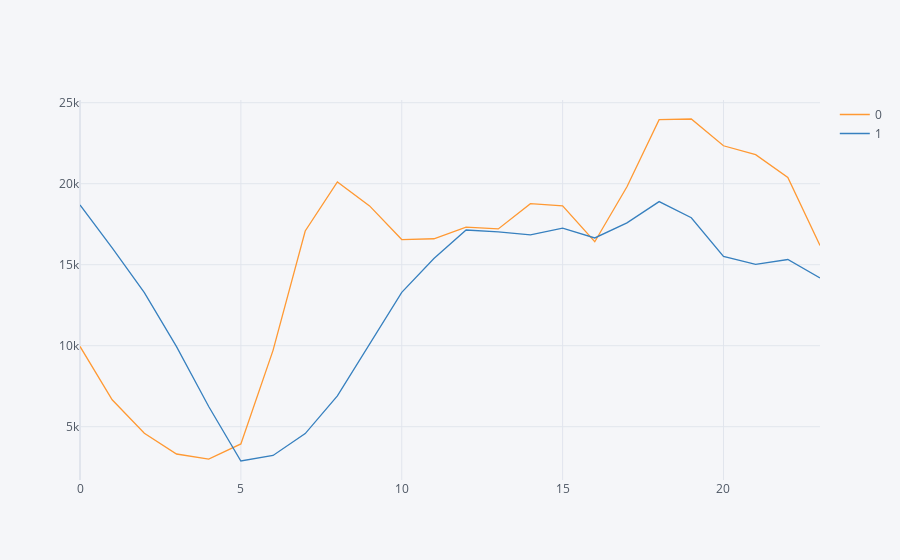

Notebook cell for this chart:
### Code cell
df.groupby(['hour', 'is_weekend'])['cnt'].mean().unstack().iplot()

### Figure 1 — Plotly figure (JSON) as saved in the notebook; plotly's stock layout.template omitted (floating-point values rounded to 4 significant figures)
{"data": [{"line": {"color": "rgba(255, 153, 51, 1.0)", "dash": "solid", "shape": "linear", "width": 1.3}, "mode": "lines", "name": "0", "text": "", "type": "scatter", "x": [0, 1, 2, 3, 4, 5, 6, 7, 8, 9, 10, 11, 12, 13, 14, 15, 16, 17, 18, 19, 20, 21, 22, 23], "y": [9960.0, 6665.0, 4595.0, 3317.0, 3005.0, 3938.0, 9716.0, 17085, 20110.0, 18630.0, 16560.0, 16600.0, 17330.0, 17210.0, 18769, 18640.0, 16419, 19810.0, 23960.0, 24000.0, 22350.0, 21798, 20380.0, 16190.0]}, {"line": {"color": "rgba(55, 128, 191, 1.0)", "dash": "solid", "shape": "linear", "width": 1.3}, "mode": "lines", "name": "1", "text": "", "type": "scatter", "x": [0, 1, 2, 3, 4, 5, 6, 7, 8, 9, 10, 11, 12, 13, 14, 15, 16, 17, 18, 19, 20, 21, 22, 23], "y": [18690.0, 16040.0, 13270.0, 9947.0, 6249.0, 2886.0, 3225, 4578.0, 6904.0, 10064, 13290.0, 15390.0, 17140.0, 17040.0, 16850.0, 17260.0, 16650.0, 17590.0, 18900.0, 17900.0, 15520.0, 15030.0, 15320.0, 14190.0]}], "layout": {"legend": {"bgcolor": "#F5F6F9", "font": {"color": "#4D5663"}}, "paper_bgcolor": "#F5F6F9", "plot_bgcolor": "#F5F6F9", "title": {"font": {"color": "#4D5663"}}, "xaxis": {"gridcolor": "#E1E5ED", "showgrid": true, "tickfont": {"color": "#4D5663"}, "title": {"font": {"color": "#4D5663"}, "text": ""}, "zerolinecolor": "#E1E5ED"}, "yaxis": {"gridcolor": "#E1E5ED", "showgrid": true, "tickfont": {"color": "#4D5663"}, "title": {"font": {"color": "#4D5663"}, "text": ""}, "zerolinecolor": "#E1E5ED"}}}
